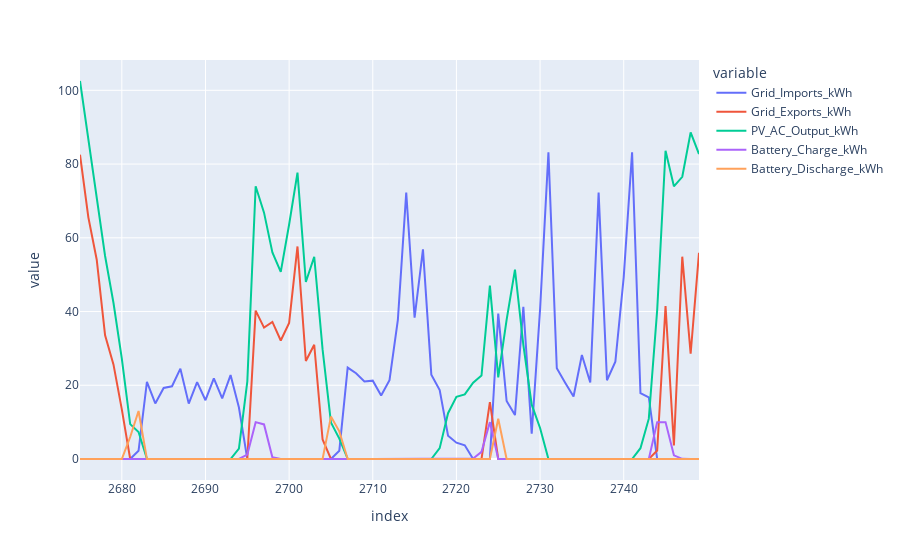

Write notebook code for a chart like this one.
### Code cell
import plotly.express as px
px.line(model.model[["Grid_Imports_kWh", "Grid_Exports_kWh", "PV_AC_Output_kWh",
                     "Battery_Charge_kWh", "Battery_Discharge_kWh"]][2675:2750])

### Figure 1 — Plotly figure (JSON) as saved in the notebook; plotly's stock layout.template omitted (floating-point values rounded to 4 significant figures)
{"data": [{"hovertemplate": "variable=Grid_Imports_kWh<br>index=%{x}<br>value=%{y}<extra></extra>", "legendgroup": "Grid_Imports_kWh", "line": {"color": "#636efa", "dash": "solid"}, "marker": {"symbol": "circle"}, "mode": "lines", "name": "Grid_Imports_kWh", "orientation": "v", "showlegend": true, "type": "scatter", "x": [2675, 2676, 2677, 2678, 2679, 2680, 2681, 2682, 2683, 2684, 2685, 2686, 2687, 2688, 2689, 2690, 2691, 2692, 2693, 2694, 2695, 2696, 2697, 2698, 2699, 2700, 2701, 2702, 2703, 2704, 2705, 2706, 2707, 2708, 2709, 2710, 2711, 2712, 2713, 2714, 2715, 2716, 2717, 2718, 2719, 2720, 2721, 2722, 2723, 2724, 2725, 2726, 2727, 2728, 2729, 2730, 2731, 2732, 2733, 2734, 2735, 2736, 2737, 2738, 2739, 2740, 2741, 2742, 2743, 2744, 2745, 2746, 2747, 2748, 2749], "xaxis": "x", "y": [0, 0, 0, 0, 0, 0, 0, 2.236, 20.93, 15.07, 19.28, 19.73, 24.5, 15.03, 20.83, 15.94, 21.89, 16.42, 22.77, 13.97, 0, 0, 0, 0, 0, 0, 0, 0, 0, 0, 0, 2.258, 24.79, 23.26, 21.05, 21.25, 17.23, 21.39, 37.7, 72.26, 38.33, 56.87, 22.89, 18.69, 6.305, 4.415, 3.703, 0, 0, 0, 39.46, 15.75, 11.92, 41.24, 6.868, 40.6, 83.18, 24.63, 20.71, 16.94, 28.19, 20.73, 72.25, 21.36, 26.37, 49.34, 83.19, 17.89, 16.7, 0, 0, 0, 0, 0, 0], "yaxis": "y"}, {"hovertemplate": "variable=Grid_Exports_kWh<br>index=%{x}<br>value=%{y}<extra></extra>", "legendgroup": "Grid_Exports_kWh", "line": {"color": "#EF553B", "dash": "solid"}, "marker": {"symbol": "circle"}, "mode": "lines", "name": "Grid_Exports_kWh", "orientation": "v", "showlegend": true, "type": "scatter", "x": [2675, 2676, 2677, 2678, 2679, 2680, 2681, 2682, 2683, 2684, 2685, 2686, 2687, 2688, 2689, 2690, 2691, 2692, 2693, 2694, 2695, 2696, 2697, 2698, 2699, 2700, 2701, 2702, 2703, 2704, 2705, 2706, 2707, 2708, 2709, 2710, 2711, 2712, 2713, 2714, 2715, 2716, 2717, 2718, 2719, 2720, 2721, 2722, 2723, 2724, 2725, 2726, 2727, 2728, 2729, 2730, 2731, 2732, 2733, 2734, 2735, 2736, 2737, 2738, 2739, 2740, 2741, 2742, 2743, 2744, 2745, 2746, 2747, 2748, 2749], "xaxis": "x", "y": [82.54, 65.54, 54.05, 33.55, 25.66, 13.48, 0, 0, 0, 0, 0, 0, 0, 0, 0, 0, 0, 0, 0, 0, 0, 40.23, 35.63, 37.19, 32.15, 36.92, 57.65, 26.57, 31.0, 5.296, 0, 0, 0, 0, 0, 0, 0, 0, 0, 0, 0, 0, 0, 0, 0, 0, 0, 0, 0, 15.4, 0, 0, 0, 0, 0, 0, 0, 0, 0, 0, 0, 0, 0, 0, 0, 0, 0, 0, 0, 2.288, 41.49, 3.654, 54.88, 28.56, 55.93], "yaxis": "y"}, {"hovertemplate": "variable=PV_AC_Output_kWh<br>index=%{x}<br>value=%{y}<extra></extra>", "legendgroup": "PV_AC_Output_kWh", "line": {"color": "#00cc96", "dash": "solid"}, "marker": {"symbol": "circle"}, "mode": "lines", "name": "PV_AC_Output_kWh", "orientation": "v", "showlegend": true, "type": "scatter", "x": [2675, 2676, 2677, 2678, 2679, 2680, 2681, 2682, 2683, 2684, 2685, 2686, 2687, 2688, 2689, 2690, 2691, 2692, 2693, 2694, 2695, 2696, 2697, 2698, 2699, 2700, 2701, 2702, 2703, 2704, 2705, 2706, 2707, 2708, 2709, 2710, 2711, 2712, 2713, 2714, 2715, 2716, 2717, 2718, 2719, 2720, 2721, 2722, 2723, 2724, 2725, 2726, 2727, 2728, 2729, 2730, 2731, 2732, 2733, 2734, 2735, 2736, 2737, 2738, 2739, 2740, 2741, 2742, 2743, 2744, 2745, 2746, 2747, 2748, 2749], "xaxis": "x", "y": [102.5, 86.88, 71.91, 55.06, 42.38, 27.25, 9.457, 7.305, 0.047, 0, 0, 0, 0, 0, 0, 0, 0, 0, 0, 2.847, 21.0, 73.98, 66.82, 56.05, 50.76, 63.61, 77.67, 48.02, 54.87, 29.72, 9.935, 5.548, 0.032, 0, 0, 0, 0, 0, 0, 0, 0, 0, 0, 2.935, 12.42, 16.89, 17.54, 20.71, 22.63, 47.01, 22.14, 37.71, 51.37, 30.96, 14.73, 8.403, 0.005, 0, 0, 0, 0, 0, 0, 0, 0, 0, 0, 2.935, 10.94, 40.4, 83.59, 73.97, 76.55, 88.6, 82.7], "yaxis": "y"}, {"hovertemplate": "variable=Battery_Charge_kWh<br>index=%{x}<br>value=%{y}<extra></extra>", "legendgroup": "Battery_Charge_kWh", "line": {"color": "#ab63fa", "dash": "solid"}, "marker": {"symbol": "circle"}, "mode": "lines", "name": "Battery_Charge_kWh", "orientation": "v", "showlegend": true, "type": "scatter", "x": [2675, 2676, 2677, 2678, 2679, 2680, 2681, 2682, 2683, 2684, 2685, 2686, 2687, 2688, 2689, 2690, 2691, 2692, 2693, 2694, 2695, 2696, 2697, 2698, 2699, 2700, 2701, 2702, 2703, 2704, 2705, 2706, 2707, 2708, 2709, 2710, 2711, 2712, 2713, 2714, 2715, 2716, 2717, 2718, 2719, 2720, 2721, 2722, 2723, 2724, 2725, 2726, 2727, 2728, 2729, 2730, 2731, 2732, 2733, 2734, 2735, 2736, 2737, 2738, 2739, 2740, 2741, 2742, 2743, 2744, 2745, 2746, 2747, 2748, 2749], "xaxis": "x", "y": [0.003, 0, 0, 0, 0, 0, 0, 0, 0, 0, 0, 0, 0, 0, 0, 0, 0, 0, 0, 0, 1.183, 10, 9.377, 0.469, 0.023, 0.001, 0, 0, 0, 0, 0, 0, 0, 0, 0, 0, 0, 0, 0, 0, 0, 0, 0, 0, 0, 0, 0, 0.16, 1.95, 10, 0, 0, 0, 0, 0, 0, 0, 0, 0, 0, 0, 0, 0, 0, 0, 0, 0, 0, 0, 10, 10, 1, 0.05, 0.003, 0], "yaxis": "y"}, {"hovertemplate": "variable=Battery_Discharge_kWh<br>index=%{x}<br>value=%{y}<extra></extra>", "legendgroup": "Battery_Discharge_kWh", "line": {"color": "#FFA15A", "dash": "solid"}, "marker": {"symbol": "circle"}, "mode": "lines", "name": "Battery_Discharge_kWh", "orientation": "v", "showlegend": true, "type": "scatter", "x": [2675, 2676, 2677, 2678, 2679, 2680, 2681, 2682, 2683, 2684, 2685, 2686, 2687, 2688, 2689, 2690, 2691, 2692, 2693, 2694, 2695, 2696, 2697, 2698, 2699, 2700, 2701, 2702, 2703, 2704, 2705, 2706, 2707, 2708, 2709, 2710, 2711, 2712, 2713, 2714, 2715, 2716, 2717, 2718, 2719, 2720, 2721, 2722, 2723, 2724, 2725, 2726, 2727, 2728, 2729, 2730, 2731, 2732, 2733, 2734, 2735, 2736, 2737, 2738, 2739, 2740, 2741, 2742, 2743, 2744, 2745, 2746, 2747, 2748, 2749], "xaxis": "x", "y": [0, 0, 0, 0, 0, 0, 5.971, 13.03, 0, 0, 0, 0, 0, 0, 0, 0, 0, 0, 0, 0, 0, 0, 0, 0, 0, 0, 0, 0, 0, 0, 11.5, 7.498, 0, 0, 0, 0, 0, 0, 0, 0, 0, 0, 0, 0, 0, 0, 0, 0, 0, 0, 10.93, 0, 0, 0, 0, 0, 0, 0, 0, 0, 0, 0, 0, 0, 0, 0, 0, 0, 0, 0, 0, 0, 0, 0, 0], "yaxis": "y"}], "layout": {"legend": {"title": {"text": "variable"}, "tracegroupgap": 0}, "margin": {"t": 60}, "xaxis": {"anchor": "y", "domain": [0, 1], "title": {"text": "index"}}, "yaxis": {"anchor": "x", "domain": [0, 1], "title": {"text": "value"}}}}
